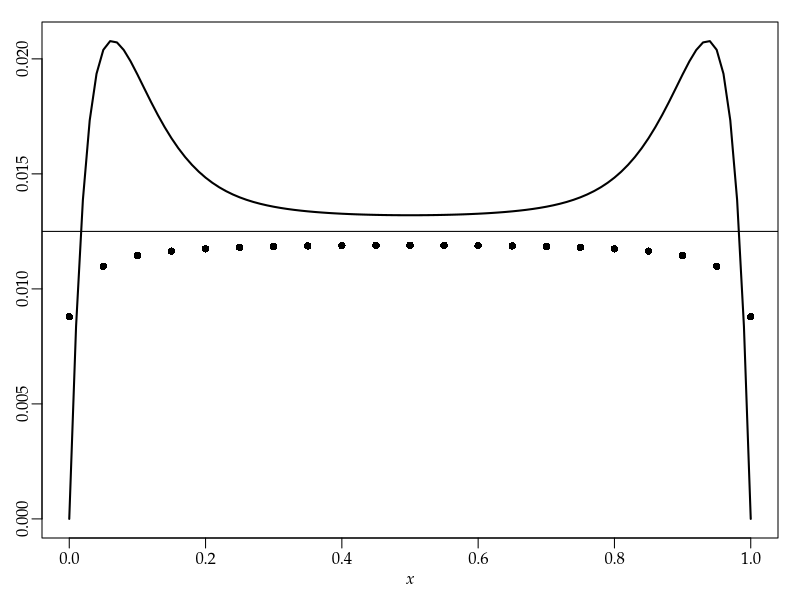

Here is the R script that generated this plot: (Note: this script raises an error after producing the figure.)
args = commandArgs()
basename = sub(".R$", "", sub("^--file=(.*/)?", "", args[grep("^--file=", args)]))
if (length(basename) != 0)
    pdf(file=paste0(basename, "_tmp.pdf"), colormodel="gray", width=4, height=3.5)
par(family="Palatino")
par(mgp=c(1.5,0.5,0)) # title and axis margins. default: c(3,1,0)
par(mar=c(3,2,1,1)+0.1) # bottom, left, top, right margins. default: c(5,4,4,2)+0.1

varAS = function(n, x) {
  a = asin(sqrt((0:n)/n))  # 分散安定化変換
  d = dbinom(0:n, n, x)    # 2項分布
  m = sum(d * a)           # 平均
  sum(d * (a - m)^2)       # 分散
}

mv = function(a, b) {
  f = function(x) dbeta(x, a+0.5, b+0.5)
  m = integrate(function(x) asin(sqrt(x)) * f(x), 0, 1)$value
  v = integrate(function(x) (asin(sqrt(x)) - m)^2 * f(x), 0, 1)$value
  c(m, v)
}

# mv = function(a, b) {
#   f = function(z) dbeta((sin(z))^2, a+1, b+1)
#   area = integrate(f, 0, pi/2)$value
#   m = integrate(function(z) z * f(z) / area, 0, pi/2)$value
#   v = integrate(function(z) (z - m)^2 * f(z) / area, 0, pi/2)$value
#   c(m, v)
# }

n = 20
curve(Vectorize(varAS)(n, x), 0, 1, lwd=2, xlab=expression(italic(x)), ylab="")
v = sapply(0:n, function(i) mv(i, n-i)[2])
points(0:n/n, v, pch=16)
abline(h=1/(4*n))

dev.off()
embedFonts(paste0(basename, "_tmp.pdf"), outfile=paste0(basename, ".pdf"),
           options="-c \"<</NeverEmbed []>> setdistillerparams\" -f ")
